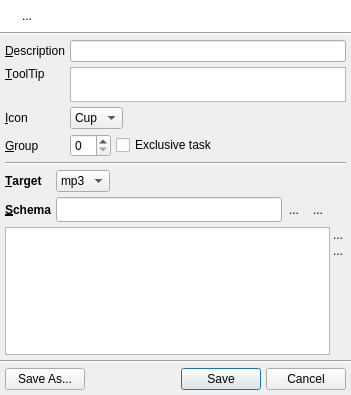
<ui version="4.0" >
 <class>QUTaskDialog</class>
 <widget class="QDialog" name="QUTaskDialog" >
  <property name="geometry" >
   <rect>
    <x>0</x>
    <y>0</y>
    <width>351</width>
    <height>395</height>
   </rect>
  </property>
  <property name="windowTitle" >
   <string>Edit Rename Task</string>
  </property>
  <property name="windowIcon" >
   <iconset resource="images/uman.qrc" >
    <normaloff>:/control/tasks_add.png</normaloff>:/control/tasks_add.png</iconset>
  </property>
  <layout class="QVBoxLayout" name="verticalLayout_2" >
   <property name="spacing" >
    <number>0</number>
   </property>
   <property name="margin" >
    <number>0</number>
   </property>
   <item>
    <widget class="QFrame" name="frame" >
     <property name="palette" >
      <palette>
       <active>
        <colorrole role="Base" >
         <brush brushstyle="SolidPattern" >
          <color alpha="255" >
           <red>255</red>
           <green>255</green>
           <blue>255</blue>
          </color>
         </brush>
        </colorrole>
        <colorrole role="Window" >
         <brush brushstyle="SolidPattern" >
          <color alpha="255" >
           <red>255</red>
           <green>255</green>
           <blue>255</blue>
          </color>
         </brush>
        </colorrole>
       </active>
       <inactive>
        <colorrole role="Base" >
         <brush brushstyle="SolidPattern" >
          <color alpha="255" >
           <red>255</red>
           <green>255</green>
           <blue>255</blue>
          </color>
         </brush>
        </colorrole>
        <colorrole role="Window" >
         <brush brushstyle="SolidPattern" >
          <color alpha="255" >
           <red>255</red>
           <green>255</green>
           <blue>255</blue>
          </color>
         </brush>
        </colorrole>
       </inactive>
       <disabled>
        <colorrole role="Base" >
         <brush brushstyle="SolidPattern" >
          <color alpha="255" >
           <red>255</red>
           <green>255</green>
           <blue>255</blue>
          </color>
         </brush>
        </colorrole>
        <colorrole role="Window" >
         <brush brushstyle="SolidPattern" >
          <color alpha="255" >
           <red>255</red>
           <green>255</green>
           <blue>255</blue>
          </color>
         </brush>
        </colorrole>
       </disabled>
      </palette>
     </property>
     <property name="autoFillBackground" >
      <bool>true</bool>
     </property>
     <property name="frameShadow" >
      <enum>QFrame::Raised</enum>
     </property>
     <layout class="QHBoxLayout" >
      <item>
       <widget class="QLabel" name="infoIconLbl" >
        <property name="sizePolicy" >
         <sizepolicy vsizetype="Preferred" hsizetype="Fixed" >
          <horstretch>0</horstretch>
          <verstretch>0</verstretch>
         </sizepolicy>
        </property>
        <property name="text" >
         <string/>
        </property>
        <property name="pixmap" >
         <pixmap resource="images/uman.qrc" >:/marks/information.png</pixmap>
        </property>
        <property name="alignment" >
         <set>Qt::AlignLeading|Qt::AlignLeft|Qt::AlignTop</set>
        </property>
       </widget>
      </item>
      <item>
       <widget class="QLabel" name="infoLbl" >
        <property name="text" >
         <string>...</string>
        </property>
        <property name="alignment" >
         <set>Qt::AlignLeading|Qt::AlignLeft|Qt::AlignTop</set>
        </property>
        <property name="wordWrap" >
         <bool>true</bool>
        </property>
       </widget>
      </item>
     </layout>
    </widget>
   </item>
   <item>
    <widget class="Line" name="line" >
     <property name="orientation" >
      <enum>Qt::Horizontal</enum>
     </property>
    </widget>
   </item>
   <item>
    <layout class="QVBoxLayout" name="verticalLayout" >
     <property name="spacing" >
      <number>5</number>
     </property>
     <property name="margin" >
      <number>5</number>
     </property>
     <item>
      <layout class="QGridLayout" name="gridLayout_2" >
       <property name="spacing" >
        <number>5</number>
       </property>
       <item row="0" column="0" >
        <widget class="QLabel" name="label_2" >
         <property name="text" >
          <string>&amp;Description</string>
         </property>
         <property name="buddy" >
          <cstring>descriptionEdit</cstring>
         </property>
        </widget>
       </item>
       <item row="0" column="1" >
        <widget class="QLineEdit" name="descriptionEdit" />
       </item>
       <item row="1" column="0" >
        <widget class="QLabel" name="label_3" >
         <property name="text" >
          <string>&amp;ToolTip</string>
         </property>
         <property name="alignment" >
          <set>Qt::AlignLeading|Qt::AlignLeft|Qt::AlignTop</set>
         </property>
         <property name="buddy" >
          <cstring>toolTipEdit</cstring>
         </property>
        </widget>
       </item>
       <item row="1" column="1" >
        <widget class="QTextEdit" name="toolTipEdit" >
         <property name="sizePolicy" >
          <sizepolicy vsizetype="Preferred" hsizetype="Expanding" >
           <horstretch>0</horstretch>
           <verstretch>0</verstretch>
          </sizepolicy>
         </property>
         <property name="maximumSize" >
          <size>
           <width>16777215</width>
           <height>35</height>
          </size>
         </property>
         <property name="tabChangesFocus" >
          <bool>true</bool>
         </property>
         <property name="tabStopWidth" >
          <number>80</number>
         </property>
         <property name="acceptRichText" >
          <bool>false</bool>
         </property>
        </widget>
       </item>
       <item row="2" column="0" >
        <widget class="QLabel" name="label_4" >
         <property name="text" >
          <string>&amp;Icon</string>
         </property>
         <property name="buddy" >
          <cstring>iconCombo</cstring>
         </property>
        </widget>
       </item>
       <item row="2" column="1" >
        <layout class="QHBoxLayout" >
         <property name="spacing" >
          <number>0</number>
         </property>
         <item>
          <widget class="QComboBox" name="iconCombo" >
           <property name="frame" >
            <bool>true</bool>
           </property>
           <item>
            <property name="text" >
             <string>Cup</string>
            </property>
            <property name="icon" >
             <iconset>
              <normaloff/>
             </iconset>
            </property>
           </item>
          </widget>
         </item>
         <item>
          <spacer>
           <property name="orientation" >
            <enum>Qt::Horizontal</enum>
           </property>
           <property name="sizeHint" stdset="0" >
            <size>
             <width>40</width>
             <height>20</height>
            </size>
           </property>
          </spacer>
         </item>
        </layout>
       </item>
       <item row="3" column="0" >
        <widget class="QLabel" name="label_5" >
         <property name="text" >
          <string>&amp;Group</string>
         </property>
         <property name="buddy" >
          <cstring>groupSpin</cstring>
         </property>
        </widget>
       </item>
       <item row="3" column="1" >
        <layout class="QHBoxLayout" >
         <property name="spacing" >
          <number>5</number>
         </property>
         <item>
          <widget class="QSpinBox" name="groupSpin" >
           <property name="sizePolicy" >
            <sizepolicy vsizetype="Fixed" hsizetype="Fixed" >
             <horstretch>0</horstretch>
             <verstretch>0</verstretch>
            </sizepolicy>
           </property>
          </widget>
         </item>
         <item>
          <widget class="QCheckBox" name="exclusiveChk" >
           <property name="text" >
            <string>Exclusive task</string>
           </property>
          </widget>
         </item>
        </layout>
       </item>
      </layout>
     </item>
     <item>
      <widget class="Line" name="line_2" >
       <property name="orientation" >
        <enum>Qt::Horizontal</enum>
       </property>
      </widget>
     </item>
     <item>
      <layout class="QGridLayout" name="gridLayout" >
       <property name="spacing" >
        <number>5</number>
       </property>
       <item row="0" column="0" >
        <widget class="QLabel" name="label_7" >
         <property name="font" >
          <font>
           <pointsize>9</pointsize>
           <weight>75</weight>
           <bold>true</bold>
          </font>
         </property>
         <property name="text" >
          <string>&amp;Target</string>
         </property>
         <property name="margin" >
          <number>5</number>
         </property>
         <property name="buddy" >
          <cstring>targetCombo</cstring>
         </property>
        </widget>
       </item>
       <item row="0" column="1" >
        <layout class="QHBoxLayout" >
         <property name="spacing" >
          <number>0</number>
         </property>
         <item>
          <widget class="QComboBox" name="targetCombo" >
           <property name="toolTip" >
            <string>The target specifies the object on which the renaming will be done.</string>
           </property>
           <item>
            <property name="text" >
             <string>mp3</string>
            </property>
           </item>
          </widget>
         </item>
         <item>
          <spacer>
           <property name="orientation" >
            <enum>Qt::Horizontal</enum>
           </property>
           <property name="sizeHint" stdset="0" >
            <size>
             <width>68</width>
             <height>17</height>
            </size>
           </property>
          </spacer>
         </item>
        </layout>
       </item>
       <item row="1" column="0" >
        <widget class="QLabel" name="label_6" >
         <property name="font" >
          <font>
           <pointsize>9</pointsize>
           <weight>75</weight>
           <bold>true</bold>
          </font>
         </property>
         <property name="text" >
          <string>&amp;Schema</string>
         </property>
         <property name="margin" >
          <number>5</number>
         </property>
         <property name="buddy" >
          <cstring>schemaEdit</cstring>
         </property>
        </widget>
       </item>
       <item row="1" column="1" >
        <layout class="QHBoxLayout" name="horizontalLayout" >
         <property name="spacing" >
          <number>0</number>
         </property>
         <item>
          <widget class="QLineEdit" name="schemaEdit" >
           <property name="minimumSize" >
            <size>
             <width>0</width>
             <height>25</height>
            </size>
           </property>
           <property name="font" >
            <font>
             <family>Lucida Console</family>
             <pointsize>9</pointsize>
            </font>
           </property>
          </widget>
         </item>
         <item>
          <widget class="QToolButton" name="addDataBtn" >
           <property name="text" >
            <string>...</string>
           </property>
           <property name="icon" >
            <iconset resource="images/uman.qrc" >
             <normaloff>:/marks/add.png</normaloff>:/marks/add.png</iconset>
           </property>
           <property name="autoRaise" >
            <bool>true</bool>
           </property>
          </widget>
         </item>
         <item>
          <widget class="QToolButton" name="removeDataBtn" >
           <property name="text" >
            <string>...</string>
           </property>
           <property name="icon" >
            <iconset resource="images/uman.qrc" >
             <normaloff>:/marks/delete.png</normaloff>:/marks/delete.png</iconset>
           </property>
           <property name="autoRaise" >
            <bool>true</bool>
           </property>
          </widget>
         </item>
         <item>
          <spacer>
           <property name="orientation" >
            <enum>Qt::Horizontal</enum>
           </property>
           <property name="sizeType" >
            <enum>QSizePolicy::Fixed</enum>
           </property>
           <property name="sizeHint" stdset="0" >
            <size>
             <width>16</width>
             <height>22</height>
            </size>
           </property>
          </spacer>
         </item>
        </layout>
       </item>
      </layout>
     </item>
     <item>
      <layout class="QHBoxLayout" >
       <property name="spacing" >
        <number>0</number>
       </property>
       <item>
        <widget class="QUTaskDataTable" name="dataTable" >
         <property name="editTriggers" >
          <set>QAbstractItemView::AnyKeyPressed|QAbstractItemView::DoubleClicked|QAbstractItemView::EditKeyPressed</set>
         </property>
         <property name="alternatingRowColors" >
          <bool>true</bool>
         </property>
         <property name="selectionMode" >
          <enum>QAbstractItemView::SingleSelection</enum>
         </property>
         <property name="selectionBehavior" >
          <enum>QAbstractItemView::SelectRows</enum>
         </property>
         <property name="gridStyle" >
          <enum>Qt::DashLine</enum>
         </property>
         <property name="cornerButtonEnabled" >
          <bool>false</bool>
         </property>
        </widget>
       </item>
       <item>
        <layout class="QVBoxLayout" >
         <property name="spacing" >
          <number>0</number>
         </property>
         <item>
          <widget class="QToolButton" name="moveUpBtn" >
           <property name="minimumSize" >
            <size>
             <width>16</width>
             <height>16</height>
            </size>
           </property>
           <property name="maximumSize" >
            <size>
             <width>16</width>
             <height>16</height>
            </size>
           </property>
           <property name="text" >
            <string>...</string>
           </property>
           <property name="icon" >
            <iconset resource="images/uman.qrc" >
             <normaloff>:/bullets/arrow_up_small.png</normaloff>:/bullets/arrow_up_small.png</iconset>
           </property>
           <property name="autoRaise" >
            <bool>true</bool>
           </property>
          </widget>
         </item>
         <item>
          <widget class="QToolButton" name="moveDownBtn" >
           <property name="minimumSize" >
            <size>
             <width>16</width>
             <height>16</height>
            </size>
           </property>
           <property name="maximumSize" >
            <size>
             <width>16</width>
             <height>16</height>
            </size>
           </property>
           <property name="text" >
            <string>...</string>
           </property>
           <property name="icon" >
            <iconset resource="images/uman.qrc" >
             <normaloff>:/bullets/arrow_down_small.png</normaloff>:/bullets/arrow_down_small.png</iconset>
           </property>
           <property name="autoRaise" >
            <bool>true</bool>
           </property>
          </widget>
         </item>
         <item>
          <spacer>
           <property name="orientation" >
            <enum>Qt::Vertical</enum>
           </property>
           <property name="sizeHint" stdset="0" >
            <size>
             <width>13</width>
             <height>44</height>
            </size>
           </property>
          </spacer>
         </item>
        </layout>
       </item>
      </layout>
     </item>
    </layout>
   </item>
   <item>
    <widget class="Line" name="line_3" >
     <property name="orientation" >
      <enum>Qt::Horizontal</enum>
     </property>
    </widget>
   </item>
   <item>
    <layout class="QHBoxLayout" >
     <property name="spacing" >
      <number>5</number>
     </property>
     <property name="margin" >
      <number>5</number>
     </property>
     <item>
      <widget class="QPushButton" name="saveAsBtn" >
       <property name="text" >
        <string>Save As...</string>
       </property>
       <property name="icon" >
        <iconset resource="images/uman.qrc" >
         <normaloff>:/control/save_as.png</normaloff>:/control/save_as.png</iconset>
       </property>
       <property name="autoDefault" >
        <bool>false</bool>
       </property>
      </widget>
     </item>
     <item>
      <spacer>
       <property name="orientation" >
        <enum>Qt::Horizontal</enum>
       </property>
       <property name="sizeHint" stdset="0" >
        <size>
         <width>40</width>
         <height>20</height>
        </size>
       </property>
      </spacer>
     </item>
     <item>
      <widget class="QPushButton" name="saveBtn" >
       <property name="text" >
        <string>Save</string>
       </property>
       <property name="icon" >
        <iconset resource="images/uman.qrc" >
         <normaloff>:/control/save.png</normaloff>:/control/save.png</iconset>
       </property>
      </widget>
     </item>
     <item>
      <widget class="QPushButton" name="cancelBtn" >
       <property name="text" >
        <string>Cancel</string>
       </property>
       <property name="icon" >
        <iconset resource="images/uman.qrc" >
         <normaloff>:/marks/cancel.png</normaloff>:/marks/cancel.png</iconset>
       </property>
       <property name="autoDefault" >
        <bool>false</bool>
       </property>
      </widget>
     </item>
    </layout>
   </item>
  </layout>
 </widget>
 <customwidgets>
  <customwidget>
   <class>QUTaskDataTable</class>
   <extends>QTableWidget</extends>
   <header>QUTaskDataTable.h</header>
  </customwidget>
 </customwidgets>
 <resources>
  <include location="images/uman.qrc" />
 </resources>
 <connections/>
</ui>
